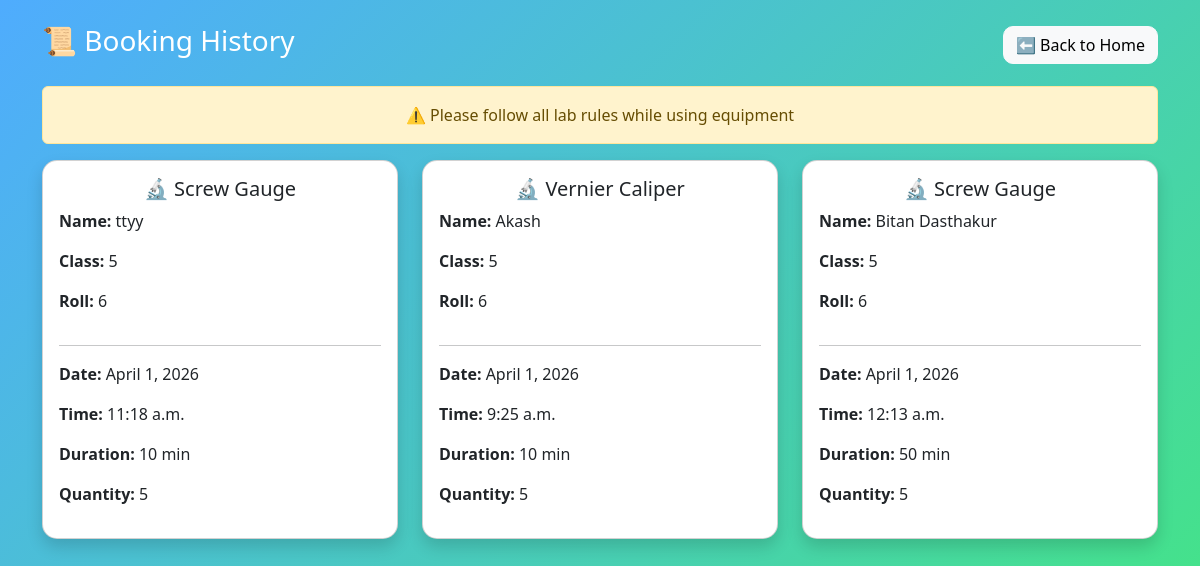
Page /history/ on the earlier database version.
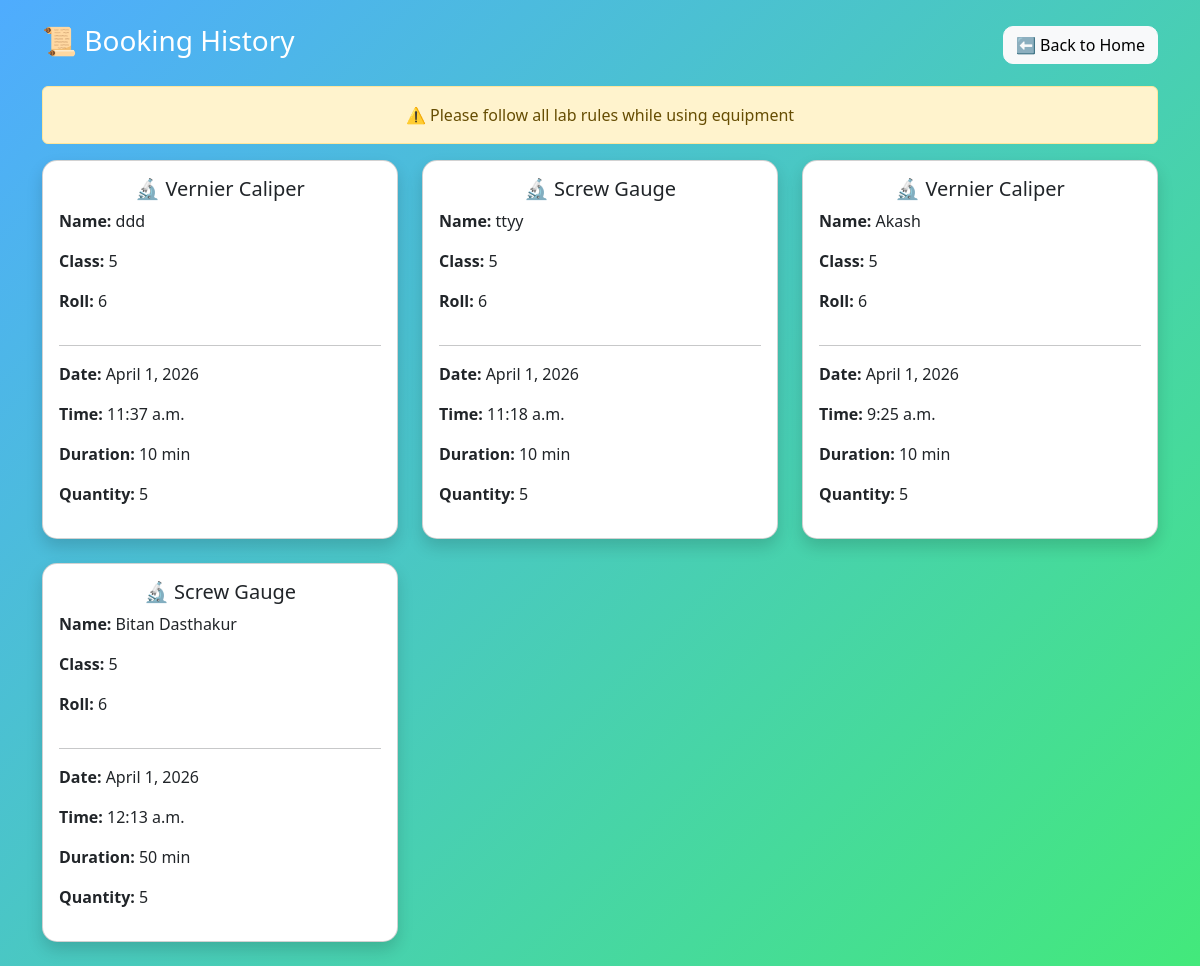
Same page on the later database version.
### booking/models.py (models this page shows, shortened)
class Booking(models.Model):
    equipment = models.ForeignKey(Equipment, on_delete=models.CASCADE)
    name = models.CharField(max_length=100)
    student_class = models.CharField(max_length=50)
    roll = models.CharField(max_length=20)
    pin = models.CharField(max_length=10)
    quantity = models.IntegerField(default=1)
    booking_date = models.DateField()
    booking_time = models.TimeField()
    duration = models.IntegerField(default=60)
    purpose = models.TextField(blank=True, null=True)
    booked_at = models.DateTimeField(default=timezone.now)
    @property
    def duration_display(self):
        hours = self.duration // 60
        minutes = self.duration % 60
        if hours and minutes:
            return f"{hours} hour {minutes} min"
        elif hours:
            return f"{hours} hour"
        else:
            return f"{minutes} min"
    class Meta:
        ordering = ['-booking_date', '-booking_time']

class Equipment(models.Model):
    CATEGORY_CHOICES = [
        ('physics', 'Physics'),
        ('chemistry', 'Chemistry'),
        ('biology', 'Biology'),
        ('computer', 'Computer'),
        ('geography', 'Geography'),
    ]
    name = models.CharField(max_length=100)
    quantity = models.IntegerField()
    available = models.IntegerField(blank=True, null=True)
    category = models.CharField(
        max_length=20,
        choices=CATEGORY_CHOICES,
        default='physics'
    )

### booking/views.py (the view)
# urls.py: path('history/', views.booking_history, name='history'),
def booking_history(request):
    bookings = Booking.objects.all().order_by('-booking_date', '-booking_time')
    return render(request, 'history.html', {'bookings': bookings})

### booking/templates/history.html (shortened to what this page needs)
<!DOCTYPE html>
<html>
<head>
    <link href="https://cdn.jsdelivr.net/npm/bootstrap@5.3.0/dist/css/bootstrap.min.css" rel="stylesheet">
</head>
<body>
<div class="container mt-4">
    <div class="header">
        <h3 class="text-white">📜 Booking History</h3>
        <a href="{% url 'home' %}" class="btn btn-light back-btn">
            ⬅ Back to Home
        </a>
    </div>
    <div class="alert alert-warning text-center">
        ⚠️ Please follow all lab rules while using equipment
    </div>
    <div class="row">
        {% for b in bookings %}
        <div class="col-md-4 mb-4">
            <div class="card shadow p-3 h-100">
                <h5 class="text-center">🔬 {{ b.equipment.name }}</h5>
                <p><b>Name:</b> {{ b.name }}</p>
                <p><b>Class:</b> {{ b.student_class }}</p>
                <p><b>Roll:</b> {{ b.roll }}</p>
                <hr>
                <p><b>Date:</b> {{ b.booking_date }}</p>
                <p><b>Time:</b> {{ b.booking_time }}</p>
                <p><b>Duration:</b> {{ b.duration_display }}</p>
                <p><b>Quantity:</b> {{ b.quantity }}</p>
            </div>
        </div>
        {% empty %}
            <p class="empty">No bookings yet</p>
        {% endfor %}
    </div>
</div>
</body>
</html>

Differences in the rows shown:
added Booking: equipment.name "Vernier Caliper", name "ddd", student_class "5", roll "6", booking_date "April 1, 2026", booking_time "11:37 a.m.", duration_display "10 min", quantity "5"
